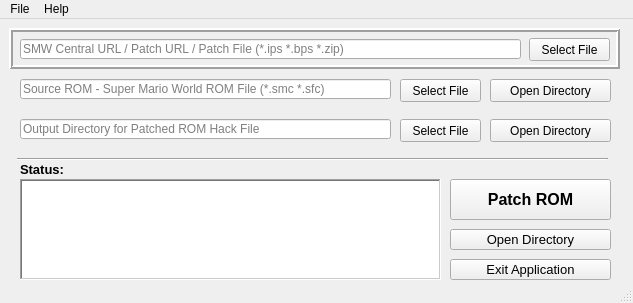
<?xml version="1.0" encoding="UTF-8"?>
<ui version="4.0">
 <class>MainWindow</class>
 <widget class="QMainWindow" name="MainWindow">
  <property name="geometry">
   <rect>
    <x>0</x>
    <y>0</y>
    <width>633</width>
    <height>303</height>
   </rect>
  </property>
  <property name="minimumSize">
   <size>
    <width>633</width>
    <height>303</height>
   </size>
  </property>
  <property name="maximumSize">
   <size>
    <width>16777215</width>
    <height>16777215</height>
   </size>
  </property>
  <property name="windowTitle">
   <string>Rom Patcher</string>
  </property>
  <widget class="QWidget" name="centralwidget">
   <widget class="QLineEdit" name="source_rom">
    <property name="geometry">
     <rect>
      <x>20</x>
      <y>60</y>
      <width>371</width>
      <height>20</height>
     </rect>
    </property>
    <property name="placeholderText">
     <string>Source ROM - Super Mario World ROM File (*.smc *.sfc)</string>
    </property>
   </widget>
   <widget class="QPushButton" name="source_select">
    <property name="geometry">
     <rect>
      <x>400</x>
      <y>60</y>
      <width>81</width>
      <height>23</height>
     </rect>
    </property>
    <property name="text">
     <string>Select File</string>
    </property>
   </widget>
   <widget class="QLineEdit" name="input_patch">
    <property name="geometry">
     <rect>
      <x>20</x>
      <y>20</y>
      <width>501</width>
      <height>20</height>
     </rect>
    </property>
    <property name="text">
     <string/>
    </property>
    <property name="placeholderText">
     <string>SMW Central URL / Patch URL / Patch File (*.ips *.bps *.zip)</string>
    </property>
    <property name="clearButtonEnabled">
     <bool>false</bool>
    </property>
   </widget>
   <widget class="QLineEdit" name="output_dir">
    <property name="geometry">
     <rect>
      <x>20</x>
      <y>100</y>
      <width>371</width>
      <height>20</height>
     </rect>
    </property>
    <property name="text">
     <string/>
    </property>
    <property name="placeholderText">
     <string>Output Directory for Patched ROM Hack File</string>
    </property>
   </widget>
   <widget class="QFrame" name="frame">
    <property name="geometry">
     <rect>
      <x>9</x>
      <y>9</y>
      <width>611</width>
      <height>41</height>
     </rect>
    </property>
    <property name="frameShape">
     <enum>QFrame::Box</enum>
    </property>
    <property name="frameShadow">
     <enum>QFrame::Raised</enum>
    </property>
    <property name="lineWidth">
     <number>2</number>
    </property>
    <widget class="QPushButton" name="input_select">
     <property name="geometry">
      <rect>
       <x>520</x>
       <y>10</y>
       <width>81</width>
       <height>23</height>
      </rect>
     </property>
     <property name="cursor">
      <cursorShape>ArrowCursor</cursorShape>
     </property>
     <property name="text">
      <string>Select File</string>
     </property>
     <property name="checkable">
      <bool>false</bool>
     </property>
    </widget>
   </widget>
   <widget class="QPushButton" name="output_select">
    <property name="geometry">
     <rect>
      <x>400</x>
      <y>100</y>
      <width>81</width>
      <height>23</height>
     </rect>
    </property>
    <property name="text">
     <string>Select File</string>
    </property>
   </widget>
   <widget class="QPushButton" name="output_open">
    <property name="geometry">
     <rect>
      <x>490</x>
      <y>100</y>
      <width>121</width>
      <height>23</height>
     </rect>
    </property>
    <property name="text">
     <string>Open Directory</string>
    </property>
   </widget>
   <widget class="QPushButton" name="source_open">
    <property name="geometry">
     <rect>
      <x>490</x>
      <y>60</y>
      <width>121</width>
      <height>23</height>
     </rect>
    </property>
    <property name="text">
     <string>Open Directory</string>
    </property>
   </widget>
   <widget class="QTextEdit" name="results_box">
    <property name="geometry">
     <rect>
      <x>20</x>
      <y>160</y>
      <width>421</width>
      <height>101</height>
     </rect>
    </property>
    <property name="frameShape">
     <enum>QFrame::WinPanel</enum>
    </property>
   </widget>
   <widget class="Line" name="line">
    <property name="geometry">
     <rect>
      <x>17</x>
      <y>130</y>
      <width>591</width>
      <height>20</height>
     </rect>
    </property>
    <property name="orientation">
     <enum>Qt::Horizontal</enum>
    </property>
   </widget>
   <widget class="QLabel" name="label">
    <property name="geometry">
     <rect>
      <x>20</x>
      <y>140</y>
      <width>441</width>
      <height>21</height>
     </rect>
    </property>
    <property name="font">
     <font>
      <pointsize>10</pointsize>
      <weight>75</weight>
      <bold>true</bold>
     </font>
    </property>
    <property name="text">
     <string>Status:</string>
    </property>
   </widget>
   <widget class="QPushButton" name="patch_button">
    <property name="geometry">
     <rect>
      <x>450</x>
      <y>160</y>
      <width>161</width>
      <height>41</height>
     </rect>
    </property>
    <property name="font">
     <font>
      <pointsize>12</pointsize>
      <weight>75</weight>
      <bold>true</bold>
     </font>
    </property>
    <property name="text">
     <string>Patch ROM</string>
    </property>
   </widget>
   <widget class="QPushButton" name="rom_open">
    <property name="geometry">
     <rect>
      <x>450</x>
      <y>210</y>
      <width>161</width>
      <height>21</height>
     </rect>
    </property>
    <property name="font">
     <font>
      <pointsize>10</pointsize>
      <weight>50</weight>
      <bold>false</bold>
     </font>
    </property>
    <property name="text">
     <string>Open Directory</string>
    </property>
   </widget>
   <widget class="QPushButton" name="exit_app">
    <property name="geometry">
     <rect>
      <x>450</x>
      <y>240</y>
      <width>161</width>
      <height>21</height>
     </rect>
    </property>
    <property name="font">
     <font>
      <pointsize>10</pointsize>
      <weight>50</weight>
      <bold>false</bold>
     </font>
    </property>
    <property name="text">
     <string>Exit Application</string>
    </property>
   </widget>
   <zorder>frame</zorder>
   <zorder>source_rom</zorder>
   <zorder>source_select</zorder>
   <zorder>input_patch</zorder>
   <zorder>output_dir</zorder>
   <zorder>output_select</zorder>
   <zorder>output_open</zorder>
   <zorder>source_open</zorder>
   <zorder>results_box</zorder>
   <zorder>line</zorder>
   <zorder>label</zorder>
   <zorder>patch_button</zorder>
   <zorder>rom_open</zorder>
   <zorder>exit_app</zorder>
  </widget>
  <widget class="QMenuBar" name="menubar">
   <property name="geometry">
    <rect>
     <x>0</x>
     <y>0</y>
     <width>633</width>
     <height>21</height>
    </rect>
   </property>
   <widget class="QMenu" name="menuFile">
    <property name="title">
     <string>File</string>
    </property>
    <addaction name="file_input_select"/>
    <addaction name="file_source_select"/>
    <addaction name="file_output_select"/>
    <addaction name="separator"/>
    <addaction name="file_save_settings"/>
    <addaction name="file_exit_app"/>
   </widget>
   <widget class="QMenu" name="menuHelp">
    <property name="title">
     <string>Help</string>
    </property>
    <addaction name="help_help"/>
    <addaction name="help_about"/>
   </widget>
   <addaction name="menuFile"/>
   <addaction name="menuHelp"/>
  </widget>
  <widget class="QStatusBar" name="statusbar"/>
  <action name="file_input_select">
   <property name="text">
    <string>Select Patch File</string>
   </property>
  </action>
  <action name="file_source_select">
   <property name="text">
    <string>Select Source ROM</string>
   </property>
  </action>
  <action name="file_output_select">
   <property name="text">
    <string>Select Output Directory</string>
   </property>
  </action>
  <action name="help_help">
   <property name="text">
    <string>Help</string>
   </property>
  </action>
  <action name="help_about">
   <property name="text">
    <string>About</string>
   </property>
  </action>
  <action name="file_save_settings">
   <property name="text">
    <string>Save Settings</string>
   </property>
  </action>
  <action name="file_exit_app">
   <property name="text">
    <string>Exit</string>
   </property>
  </action>
 </widget>
 <tabstops>
  <tabstop>input_patch</tabstop>
  <tabstop>source_rom</tabstop>
  <tabstop>source_select</tabstop>
  <tabstop>output_dir</tabstop>
  <tabstop>output_select</tabstop>
  <tabstop>patch_button</tabstop>
  <tabstop>rom_open</tabstop>
  <tabstop>input_select</tabstop>
  <tabstop>source_open</tabstop>
  <tabstop>output_open</tabstop>
  <tabstop>results_box</tabstop>
 </tabstops>
 <resources/>
 <connections/>
</ui>
